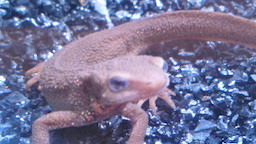
#> input picture Dataset/test/images/akahara/akahara_0009.jpg, 256 x 144 px; its folder holds only this picture in this run
$ jupyter execute create_dataset.ipynb   (shell and % lines are left out)   (older library calls are emulated)
#> lines starting #> are read from the running program, lines starting #| are printed output that depends on the picture
[cell 1]
import cv2
import numpy as np
from glob import glob
import pdb
import copy
import matplotlib.pyplot as plt

np.random.seed(0)

num_classes = 2
img_height, img_width = 64, 64

CLS = ['akahara', 'madara']

# get train data
def data_load(path,hf=False,vf=False,rot=False):
#> called with path = 'Dataset/train/images/', hf = True, vf = True, rot = 30
    xs = []
    ts = []
    paths = []

    for dir_path in glob(path + '/*'):
        for path in glob(dir_path + '/*'):
            x = cv2.imread(path)
#> x is the input picture: shape (144, 256, 3); mean B, G, R 151.6, 116.6, 119.3
            x = cv2.resize(x, (img_width, img_height)).astype(np.float32)
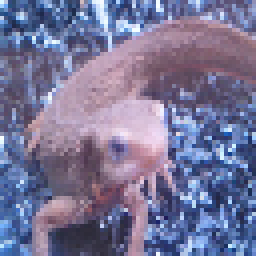
#> x: shape (64, 64, 3) float32 (shown 4 times larger); mean B, G, R 151.7, 116.7, 119.3
            x /= 255.
            xs.append(x)

            for i, cls in enumerate(CLS):
                if cls in path:
                    t = i

            ts.append(t)

            paths.append(path)

            if hf:
                xs.append(x[:,::-1])
                ts.append(t)
                paths.append(path)

            if vf:
                xs.append(x[::-1])
                ts.append(t)
                paths.append(path)

            if hf and vf:
                xs.append(x[::-1,::-1])
                ts.append(t)
                paths.append(path)

            if rot != False:
                angle = rot
                scale = 1

                a_num = 360//rot
                w_num = np.ceil(np.sqrt(a_num))
                h_num = np.ceil(a_num / w_num)
                count = 1
                plt.subplot(h_num,w_num,count)
                plt.axis("off")
                plt.imshow(x)
                plt.title("angle=0")

                while angle < 360:
                    _h,_w,_c = x.shape
                    max_side = max(_h,_w)
#> max_side = 64
                    tmp = np.zeros((max_side,max_side,_c))
                    tx = int((max_side - _w)/2)
#> tx = 0
                    ty = int((max_side - _h)/2)
#> ty = 0
                    tmp[ty:ty+_h, tx:tx+_w] = x.copy()
                    M = cv2.getRotationMatrix2D((max_side/2,max_side/2),angle,scale)
                    _x = cv2.warpAffine(tmp,M,(max_side,max_side))
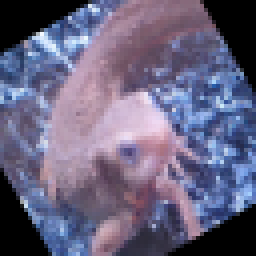
#> _x: shape (64, 64, 3) float64 (shown 4 times larger); mean B, G, R 0.502, 0.391, 0.41
                    _x = _x[tx:tx+_w, ty:ty+_h]
                    xs.append(x)
                    ts.append(t)
                    paths.append(path)

                    count += 1
                    plt.subplot(h_num,w_num, count)
                    plt.imshow(_x)
                    plt.axis("off")
                    plt.title("angle={}".format(angle))

                    angle += rot
                plt.show()
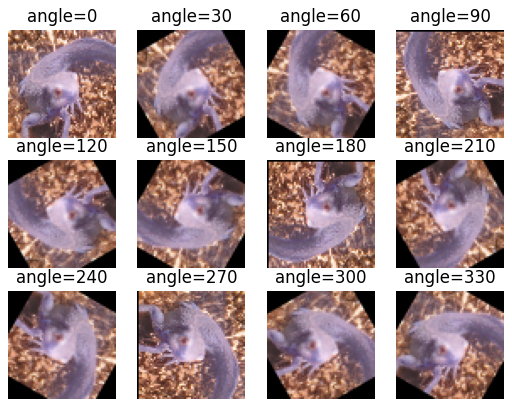
#> figure drawn by matplotlib, 12 panels; B, G, R data is drawn as R, G, B

    xs = np.array(xs, dtype=np.float32)
    ts = np.array(ts, dtype=np.int)
#     pdb.set_trace()
    xs = xs.transpose(0,3,1,2)

    return xs, ts, paths

xs, ts, paths = data_load("Dataset/train/images/",hf=True,vf=True,rot=30)
#> ts = [0, 0, 0, 0, 0, 0, 0, 0, 0, 0, 0, 0, 0, 0, 0]; paths = 15 items

[cell 2]
mb = 3
mbi = 0
train_ind = np.arange(len(xs))
#> train_ind = [0, 1, 2, 3, 4, 5, 6, 7, 8, 9, 10, 11, 12, 13, 14]
np.random.seed(0)
np.random.shuffle(train_ind)

epoch_max = 3
epoch = 0

while epoch < epoch_max:
    if mbi + mb > len(xs):
        mb_ind = copy.copy(train_ind)[mbi:]
        np.random.shuffle(train_ind)
        mb_ind = np.hstack((mb_ind, train_ind[:(mb-(len(xs)-mbi))]))
        epoch += 1
        mbi = mb - (len(xs) - mbi)
    else:
        mb_ind = train_ind[mbi: mbi+mb]
        mbi += mb

    print(mb_ind)
#> this loop made 16 passes
#> (mb_ind, mbi) on passes 6 to 16: ([8, 14, 9], 3), ([5, 3, 1], 6), ([11, 7, 4], 9), ([12, 10, 0], 12), ([13, 2, 6], 15), ([3, 13, 7], 3), ([12, 2, 11], 6), ([10, 6, 0], 9), ([14, 4, 5], 12), ([9, 8, 1], 15), ([8, 10, 13], 3)
#> mb_ind on passes 1 to 5: [1, 6, 8], [9, 14, 4], [2, 13, 10], [7, 11, 3], [0, 5, 12]
#| [1 6 8]
#| [ 9 14  4]
#| [ 2 13 10]
#| [ 7 11  3]
#| [ 0  5 12]
#| [ 8 14  9]
#| [5 3 1]
#| [11  7  4]
#> (further printed lines are left out)
#> after the loop, epoch = 3; mbi = 3

$ run again, on Dataset/test/images/akahara/akahara_0010.jpg
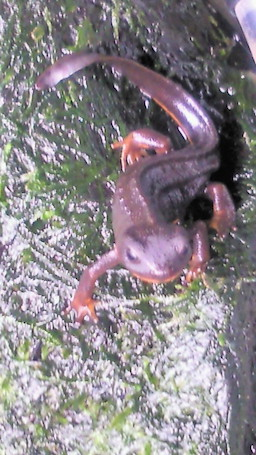
#> input picture Dataset/test/images/akahara/akahara_0010.jpg, 256 x 455 px
#> in data_load, x is the input picture: shape (455, 256, 3); mean B, G, R 138.9, 133.7, 140.2
#> in data_load, `x = cv2.resize(x, (img_width, img_height)).astype(np.float32)`:
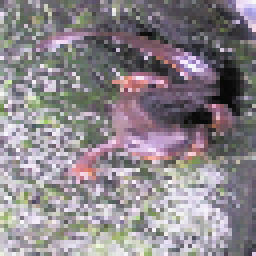
#> x: shape (64, 64, 3) float32 (shown 4 times larger); mean B, G, R 138.7, 133.5, 140
#> in data_load, `_x = cv2.warpAffine(tmp,M,(max_side,max_side))`:
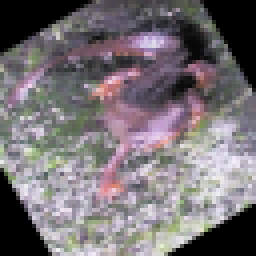
#> _x: shape (64, 64, 3) float64 (shown 4 times larger); mean B, G, R 0.459, 0.441, 0.465
#> ts = [0, 0, 0, 0, 0, 0, 0, 0, 0, 0, 0, 0, 0, 0, 0]; paths = 15 items
#> train_ind = [0, 1, 2, 3, 4, 5, 6, 7, 8, 9, 10, 11, 12, 13, 14]
#> the loop `while epoch < epoch_max:` made 16 passes
#> (mb_ind, mbi) on passes 6 to 13: ([8, 14, 9], 3), ([5, 3, 1], 6), ([11, 7, 4], 9), ([12, 10, 0], 12), ([13, 2, 6], 15), ([3, 13, 7], 3), ([12, 2, 11], 6), ([10, 6, 0], 9)
#> (printed output is left out)
#> after the loop `while epoch < epoch_max:`: epoch = 3

$ run again, on Dataset/test/images/akahara/akahara_0011.jpg
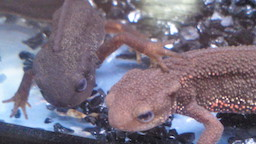
#> input picture Dataset/test/images/akahara/akahara_0011.jpg, 256 x 144 px
#> in data_load, x is the input picture: shape (144, 256, 3); mean B, G, R 128, 112.5, 121.6
#> in data_load, `x = cv2.resize(x, (img_width, img_height)).astype(np.float32)`:
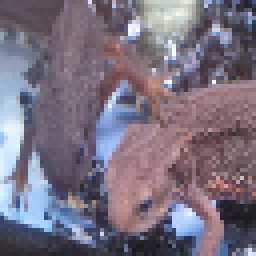
#> x: shape (64, 64, 3) float32 (shown 4 times larger); mean B, G, R 127.8, 112.3, 121.5
#> in data_load, `_x = cv2.warpAffine(tmp,M,(max_side,max_side))`:
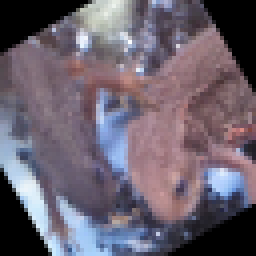
#> _x: shape (64, 64, 3) float64 (shown 4 times larger); mean B, G, R 0.436, 0.385, 0.421
#> ts = [0, 0, 0, 0, 0, 0, 0, 0, 0, 0, 0, 0, 0, 0, 0]; paths = 15 items
#> train_ind = [0, 1, 2, 3, 4, 5, 6, 7, 8, 9, 10, 11, 12, 13, 14]
#> the loop `while epoch < epoch_max:` made 16 passes
#> (mb_ind, mbi) on passes 6 to 13: ([8, 14, 9], 3), ([5, 3, 1], 6), ([11, 7, 4], 9), ([12, 10, 0], 12), ([13, 2, 6], 15), ([3, 13, 7], 3), ([12, 2, 11], 6), ([10, 6, 0], 9)
#> (printed output is left out)
#> after the loop `while epoch < epoch_max:`: epoch = 3
